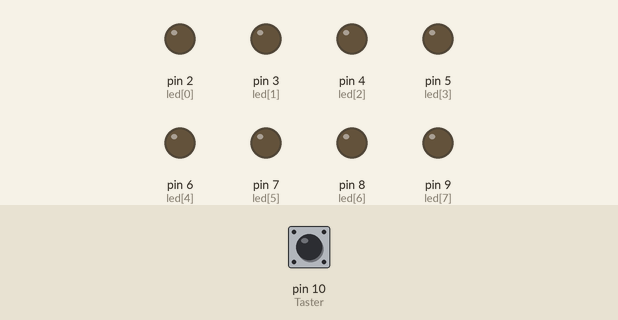
Bench run of a sketch on a simulated Arduino Uno, built with avr-gcc and run on an emulated ATmega328P. On the bench: output pins drawn as LEDs (lit = HIGH). The inputs (shaded band) are chosen by the test bench; at power-on: pin 10 (Taster) HIGH.

Above: at 1.2 s.
1.3 s: pin 10 (Taster) pulled LOW for 0.15 s
At 3.2 s:
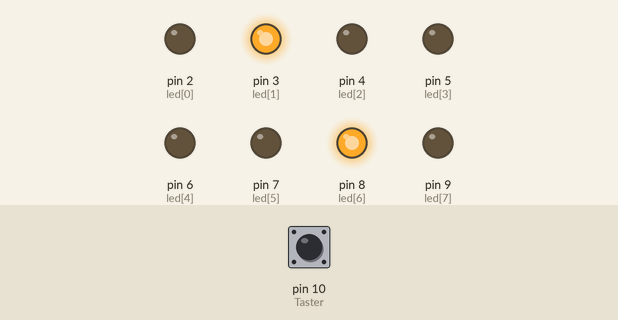
Timing chart, 0 to 4.7 s (numbered marks = the images above; inputs shaded):
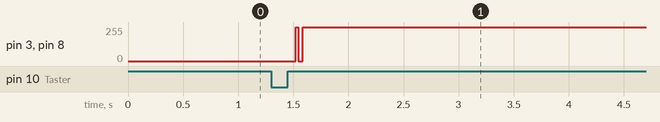

The sketch:

Taster_als_schalter_Version_Led.ino
```cpp
#include <OneButton.h>

unsigned long intervall = 500;
unsigned long startpunkt;
unsigned long ende;

byte led[8] = {2, 3, 4, 5, 6, 7, 8, 9};    //erstellen eines Arrays für einfache Pin zuordnung
byte ledStatus[6][8] = {
  {1, 0, 0, 0, 0, 0, 0, 1},
  {0, 1, 0, 0, 0, 0, 1, 0},
  {0, 0, 1, 0, 0, 1, 0, 0},
  {0, 0, 0, 1, 1, 0, 0, 0},
  {0, 0, 1, 0, 0, 1, 0, 0},
  {0, 1, 0, 0, 0, 0, 1, 0},
};


boolean merkerPower;

OneButton Taster(10, true);

void setup()
{
  // link the doubleclick function to be called on a doubleclick event.
  Taster.attachClick(Funktion_Taster);

  for ( byte i = 0; i < 8; i++)
  {
    pinMode (led[i], OUTPUT);                 //Setzten der Pins als Ausgänge

  }

}

void loop()
{

  startpunkt = 0;   //startpunkt setzen
  ende = millis();  //endpunkt setzen

  // keep watching the push button:
  Taster.tick();

  // You can implement other code in here or just wait a while
  delay(10);

  if (merkerPower == true)
  {
    Led_Laufen();
  }

}

void Funktion_Taster ()
{
  merkerPower = ! merkerPower;

}

void Led_Laufen ()
{
  for ( byte  i = 0; i < 6; i++)  //Zeilen
  {
    //delay(50);

    if ((ende - startpunkt) >= intervall)
    {
      startpunkt = millis();    //neuen Startpunkt setzen

      for ( byte  j = 0; j < 8; j++)  //Spalte
      {
        digitalWrite (led[j], ledStatus[i][j]);
        // delay(50);
      }
    }
  }
  Taster.tick();
  delay(10);
}
```

Measured:
- after the input at 1.3 s, pin 3 (led[1]), pin 8 (led[6]): 0/255 → 253/255 after 0.22 s
